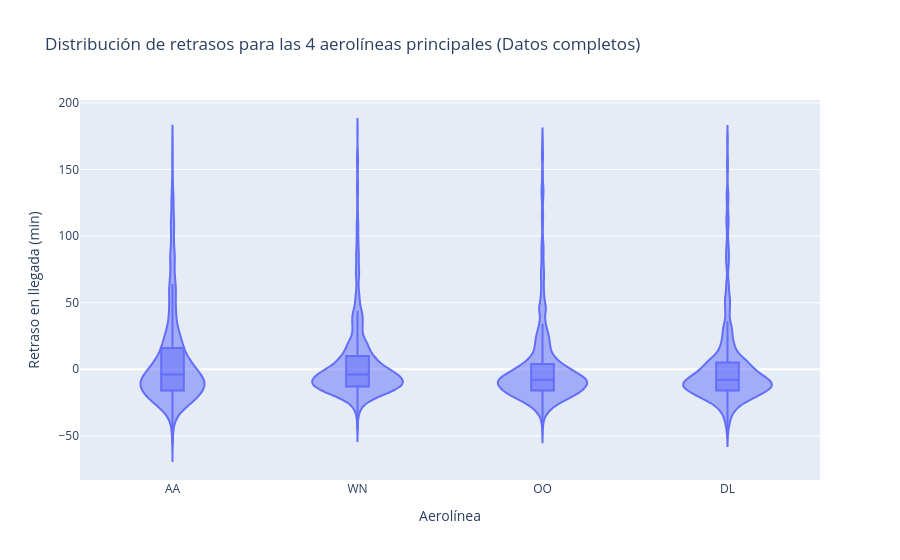

Notebook code cell kept with this figure:
### Code cell
top_4_aerolineas = vuelos['aerolinea'].value_counts().nlargest(4).index.compute().tolist()

filtro_vuelos = vuelos[
    (vuelos['aerolinea'].isin(top_4_aerolineas)) & 
    (vuelos['arr_delay'].between(-60, 180))
]


vuelos_para_grafico = filtro_vuelos.compute()

fig = px.violin(vuelos_para_grafico, 
                y='arr_delay', 
                x='aerolinea', 
                title='Distribución de retrasos para las 4 aerolíneas principales (Datos completos)',
                labels={'arr_delay': 'Retraso en llegada (min)', 'aerolinea': 'Aerolínea'},
                box=True, 
                points=False)

fig.show()

### Figure 1 — Plotly figure (JSON) as saved in the notebook; plotly's stock layout.template omitted (floating-point values rounded to 4 significant figures; data arrays with more than 128 entries replaced by an {"elided": "..."} marker saying what was removed)
{"data": [{"alignmentgroup": "True", "box": {"visible": true}, "hovertemplate": "Aerolínea=%{x}<br>Retraso en llegada (min)=%{y}<extra></extra>", "legendgroup": "", "marker": {"color": "#636efa"}, "name": "", "offsetgroup": "", "orientation": "v", "points": false, "scalegroup": "True", "showlegend": false, "type": "violin", "x": {"elided": "5771 str values"}, "x0": " ", "xaxis": "x", "y": {"elided": "5771 float values"}, "y0": " ", "yaxis": "y"}], "layout": {"legend": {"tracegroupgap": 0}, "title": {"text": "Distribución de retrasos para las 4 aerolíneas principales (Datos completos)"}, "violinmode": "group", "xaxis": {"anchor": "y", "domain": [0, 1], "title": {"text": "Aerolínea"}}, "yaxis": {"anchor": "x", "domain": [0, 1], "title": {"text": "Retraso en llegada (min)"}}}}
